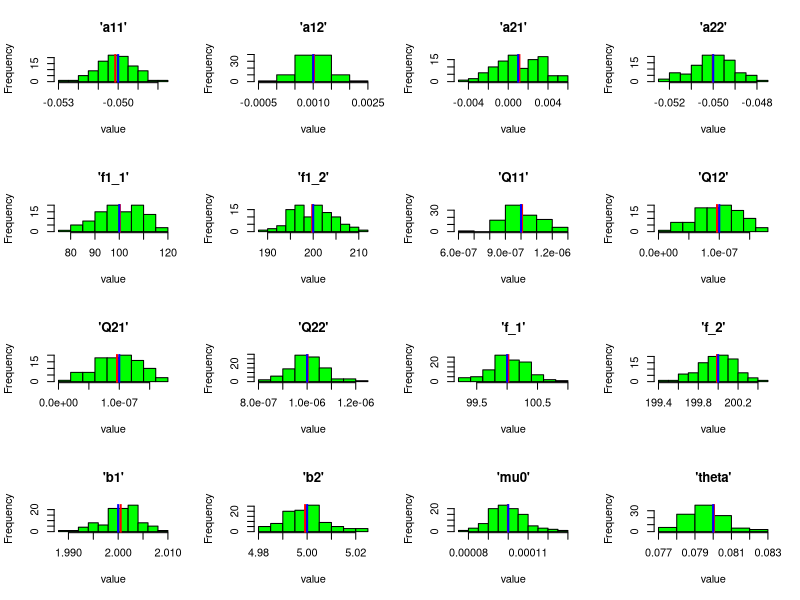
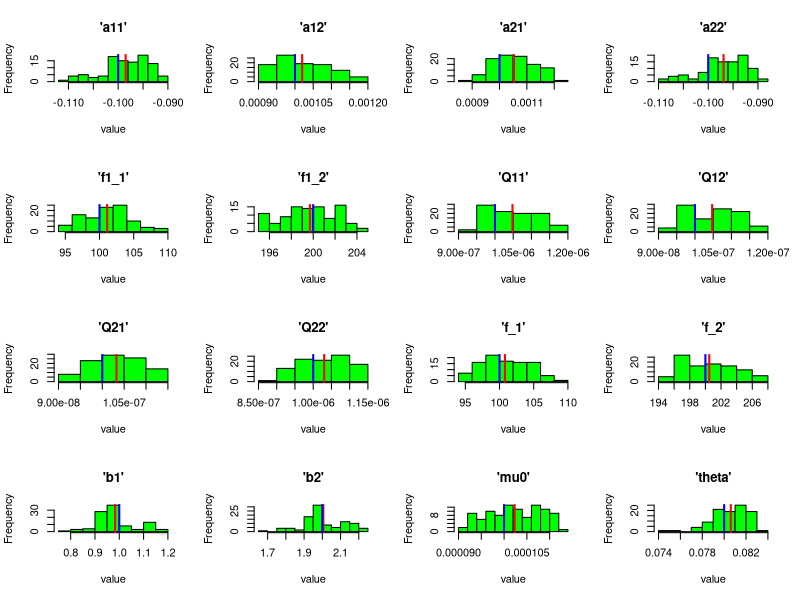

The R source for these figures, in order:
setwd("C:\\spm_sim2")

true_pars <- c(-0.05,  0.001, 0.001, -0.05, 100, 200, 1e-06, 1e-7, 1e-7,  1e-06, 100, 200, 2, 5, 1e-4, 0.08)

res.table.discr <- read.table("res.table.discr2.csv", header=TRUE)

# Histograms:
pdf(file = "discr.hists.pdf")
par(mfrow=c(4,4))

hist(res.table.discr[,1], main="'a11'", xlab="value", col="green")
abline(v=mean(res.table.discr[,1]), col="red", lwd=2)
abline(v=true_pars[1], col="blue", lwd=2)

hist(res.table.discr[,2], main="'a12'", xlab="value", col="green")
abline(v=mean(res.table.discr[,2]), col="red", lwd=2)
abline(v=true_pars[2], col="blue", lwd=2)

hist(res.table.discr[,3], main="'a21'", xlab="value", col="green")
abline(v=mean(res.table.discr[,3]), col="red", lwd=2)
abline(v=true_pars[3], col="blue", lwd=2)

hist(res.table.discr[,4], main="'a22'", xlab="value", col="green")
abline(v=mean(res.table.discr[,4]), col="red", lwd=2)
abline(v=true_pars[4], col="blue", lwd=2)


hist(res.table.discr[,5], main="'f1_1'", xlab="value", col="green")
abline(v=mean(res.table.discr[,5]), col="red", lwd=2)
abline(v=true_pars[5], col="blue", lwd=2)

hist(res.table.discr[,6], main="'f1_2'", xlab="value", col="green")
abline(v=mean(res.table.discr[,6]), col="red", lwd=2)
abline(v=true_pars[6], col="blue", lwd=2)


hist(res.table.discr[,7], main="'Q11'", xlab="value", col="green")
abline(v=mean(res.table.discr[,7]), col="red", lwd=2)
abline(v=true_pars[7], col="blue", lwd=2)

hist(res.table.discr[,8], main="'Q12'", xlab="value", col="green")
abline(v=mean(res.table.discr[,8]), col="red", lwd=2)
abline(v=true_pars[8], col="blue", lwd=2)

hist(res.table.discr[,9], main="'Q21'", xlab="value", col="green")
abline(v=mean(res.table.discr[,9]), col="red", lwd=2)
abline(v=true_pars[9], col="blue", lwd=2)

hist(res.table.discr[,10], main="'Q22'", xlab="value", col="green")
abline(v=mean(res.table.discr[,10]), col="red", lwd=2)
abline(v=true_pars[10], col="blue", lwd=2)


hist(res.table.discr[,11], main="'f_1'", xlab="value", col="green")
abline(v=mean(res.table.discr[,11]), col="red", lwd=2)
abline(v=true_pars[11], col="blue", lwd=2)

hist(res.table.discr[,12], main="'f_2'", xlab="value", col="green")
abline(v=mean(res.table.discr[,12]), col="red", lwd=2)
abline(v=true_pars[12], col="blue", lwd=2)

hist(res.table.discr[,13], main="'b1'", xlab="value", col="green")
abline(v=mean(res.table.discr[,13]), col="red", lwd=2)
abline(v=true_pars[13], col="blue", lwd=2)

hist(res.table.discr[,14], main="'b2'", xlab="value", col="green")
abline(v=mean(res.table.discr[,14]), col="red", lwd=2)
abline(v=true_pars[14], col="blue", lwd=2)

hist(res.table.discr[,15], main="'mu0'", xlab="value", col="green")
abline(v=mean(res.table.discr[,15]), col="red", lwd=2)
abline(v=true_pars[15], col="blue", lwd=2)

hist(res.table.discr[,16], main="'theta'", xlab="value", col="green")
abline(v=mean(res.table.discr[,16]), col="red", lwd=2)
abline(v=true_pars[16], col="blue", lwd=2)

dev.off()

true_pars <- c(-0.1,  0.001, 0.001, -0.1, 100, 200, 1e-06, 1e-7, 1e-7,  1e-06, 100, 200, 1, 2, 1e-4, 0.08)
res.table.cont <- read.table("res.table.cont.csv", header=TRUE)
# Histograms:
pdf(file = "cont.hists.pdf")
par(mfrow=c(4,4))

hist(res.table.cont[,1], main="'a11'", xlab="value", col="green")
abline(v=mean(res.table.cont[,1]), col="red", lwd=2)
abline(v=true_pars[1], col="blue", lwd=2)

hist(res.table.cont[,2], main="'a12'", xlab="value", col="green")
abline(v=mean(res.table.cont[,2]), col="red", lwd=2)
abline(v=true_pars[2], col="blue", lwd=2)

hist(res.table.cont[,3], main="'a21'", xlab="value", col="green")
abline(v=mean(res.table.cont[,3]), col="red", lwd=2)
abline(v=true_pars[3], col="blue", lwd=2)

hist(res.table.cont[,4], main="'a22'", xlab="value", col="green")
abline(v=mean(res.table.cont[,4]), col="red", lwd=2)
abline(v=true_pars[4], col="blue", lwd=2)


hist(res.table.cont[,5], main="'f1_1'", xlab="value", col="green")
abline(v=mean(res.table.cont[,5]), col="red", lwd=2)
abline(v=true_pars[5], col="blue", lwd=2)

hist(res.table.cont[,6], main="'f1_2'", xlab="value", col="green")
abline(v=mean(res.table.cont[,6]), col="red", lwd=2)
abline(v=true_pars[6], col="blue", lwd=2)


hist(res.table.cont[,7], main="'Q11'", xlab="value", col="green")
abline(v=mean(res.table.cont[,7]), col="red", lwd=2)
abline(v=true_pars[7], col="blue", lwd=2)

hist(res.table.cont[,8], main="'Q12'", xlab="value", col="green")
abline(v=mean(res.table.cont[,8]), col="red", lwd=2)
abline(v=true_pars[8], col="blue", lwd=2)

hist(res.table.cont[,9], main="'Q21'", xlab="value", col="green")
abline(v=mean(res.table.cont[,9]), col="red", lwd=2)
abline(v=true_pars[9], col="blue", lwd=2)

hist(res.table.cont[,10], main="'Q22'", xlab="value", col="green")
abline(v=mean(res.table.cont[,10]), col="red", lwd=2)
abline(v=true_pars[10], col="blue", lwd=2)


hist(res.table.cont[,11], main="'f_1'", xlab="value", col="green")
abline(v=mean(res.table.cont[,11]), col="red", lwd=2)
abline(v=true_pars[11], col="blue", lwd=2)

hist(res.table.cont[,12], main="'f_2'", xlab="value", col="green")
abline(v=mean(res.table.cont[,12]), col="red", lwd=2)
abline(v=true_pars[12], col="blue", lwd=2)

hist(res.table.cont[,13], main="'b1'", xlab="value", col="green")
abline(v=mean(res.table.cont[,13]), col="red", lwd=2)
abline(v=true_pars[13], col="blue", lwd=2)

hist(res.table.cont[,14], main="'b2'", xlab="value", col="green")
abline(v=mean(res.table.cont[,14]), col="red", lwd=2)
abline(v=true_pars[14], col="blue", lwd=2)

hist(res.table.cont[,15], main="'mu0'", xlab="value", col="green")
abline(v=mean(res.table.cont[,15]), col="red", lwd=2)
abline(v=true_pars[15], col="blue", lwd=2)

hist(res.table.cont[,16], main="'theta'", xlab="value", col="green")
abline(v=mean(res.table.cont[,16]), col="red", lwd=2)
abline(v=true_pars[16], col="blue", lwd=2)

dev.off()